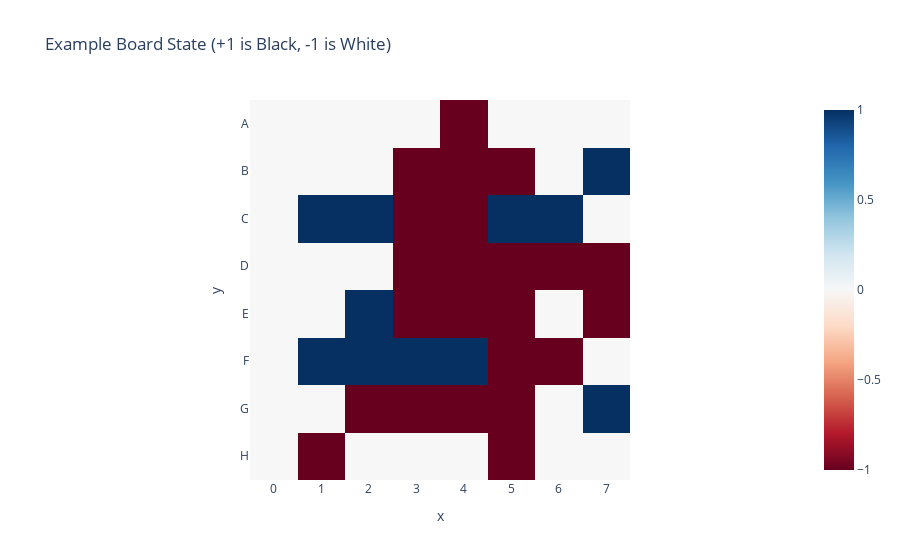

Here is the notebook cell this chart was saved with:
### Markdown cell above
We can also compute this explicitly, using the OthelloBoardState class (thanks to Kenneth Li for writing this one and saving me a bunch of tedious effort!)

### Code cell
board = OthelloBoardState()
board.update(to_string(moves_int))
plot_square_as_board(board.state, title="Example Board State (+1 is Black, -1 is White)")

### Figure 1 — Plotly figure (JSON) as saved in the notebook; plotly's stock layout.template omitted (floating-point values rounded to 4 significant figures)
{"data": [{"coloraxis": "coloraxis", "hovertemplate": "x: %{x}<br>y: %{y}<br>color: %{z}<extra></extra>", "name": "0", "type": "heatmap", "x": ["0", "1", "2", "3", "4", "5", "6", "7"], "xaxis": "x", "y": ["A", "B", "C", "D", "E", "F", "G", "H"], "yaxis": "y", "z": [[0, 0, 0, 0, -1, 0, 0, 0], [0, 0, 0, -1, -1, -1, 0, 1], [0, 1, 1, -1, -1, 1, 1, 0], [0, 0, 0, -1, -1, -1, -1, -1], [0, 0, 1, -1, -1, -1, 0, -1], [0, 1, 1, 1, 1, -1, -1, 0], [0, 0, -1, -1, -1, -1, 0, 1], [0, -1, 0, 0, 0, -1, 0, 0]]}], "layout": {"coloraxis": {"cmid": 0, "colorscale": [[0, "rgb(103,0,31)"], [0.1, "rgb(178,24,43)"], [0.2, "rgb(214,96,77)"], [0.3, "rgb(244,165,130)"], [0.4, "rgb(253,219,199)"], [0.5, "rgb(247,247,247)"], [0.6, "rgb(209,229,240)"], [0.7, "rgb(146,197,222)"], [0.8, "rgb(67,147,195)"], [0.9, "rgb(33,102,172)"], [1, "rgb(5,48,97)"]]}, "title": {"text": "Example Board State (+1 is Black, -1 is White)"}, "xaxis": {"anchor": "y", "constrain": "domain", "domain": [0, 1], "scaleanchor": "y", "title": {"text": "x"}}, "yaxis": {"anchor": "x", "autorange": "reversed", "constrain": "domain", "domain": [0, 1], "title": {"text": "y"}}}}
